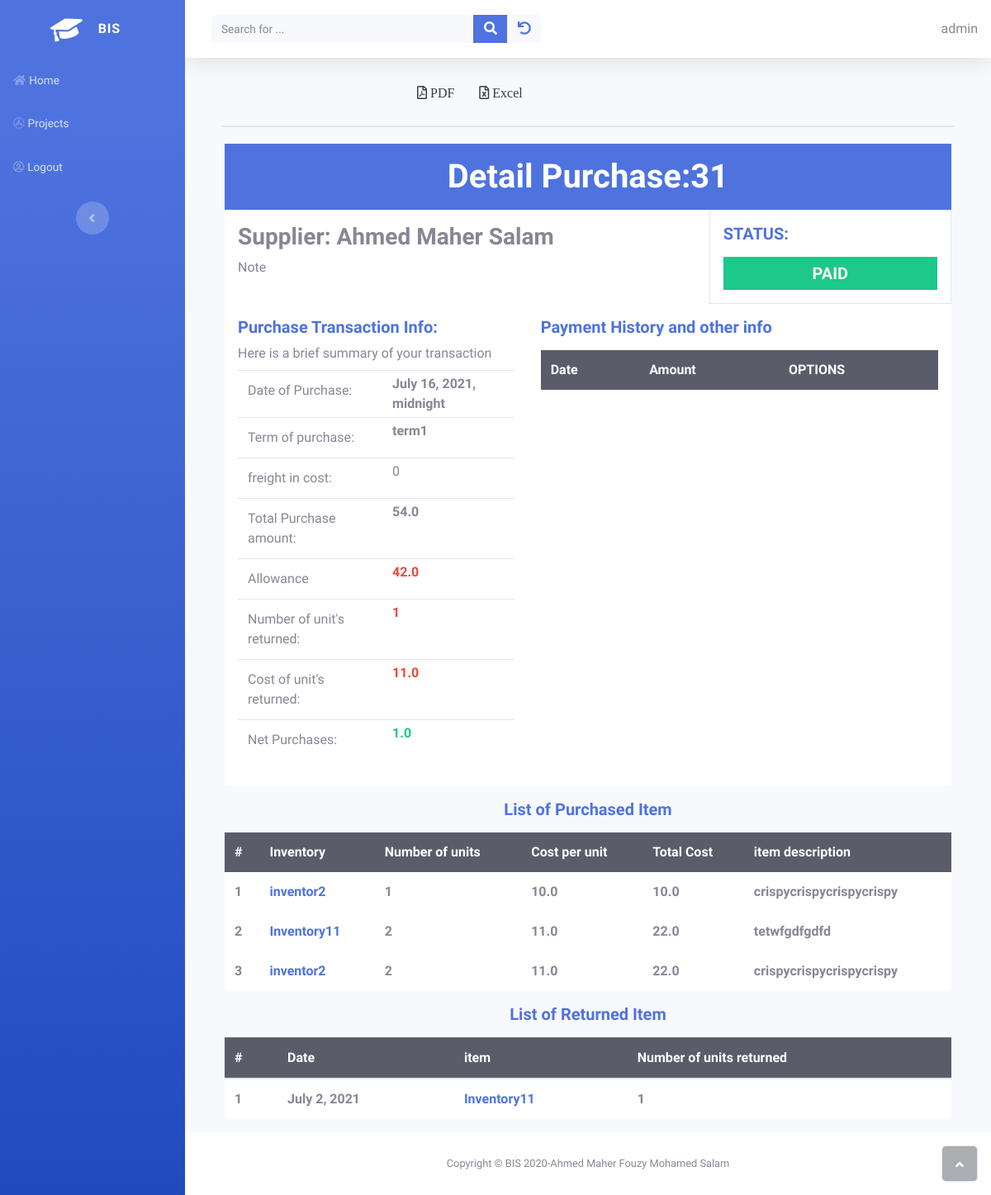
/inventory/detail_purchase/31 (signed in), run on an earlier commit of the app's database.
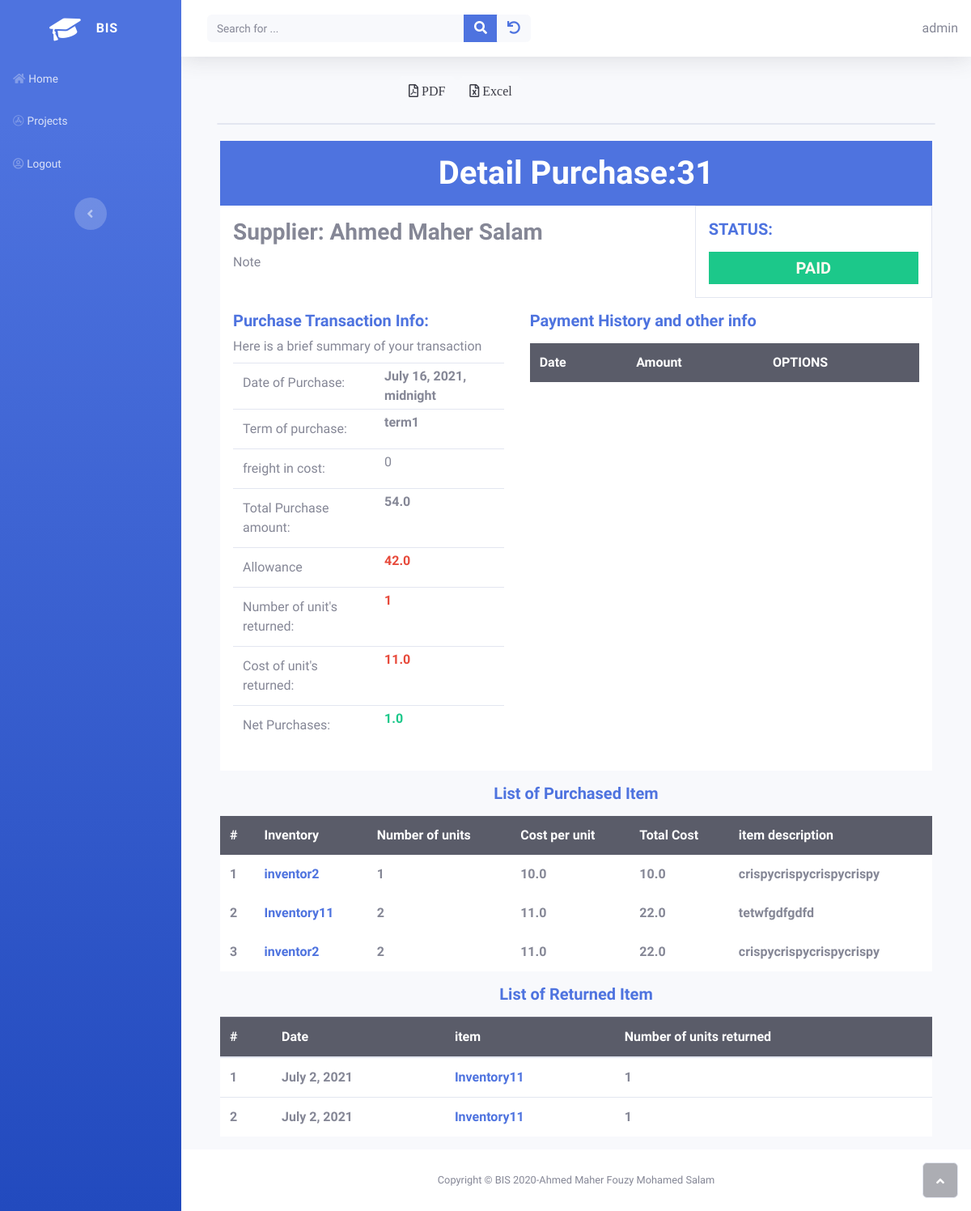
And on a later commit of the database.
### inventory/models.py (models this page shows, shortened)
class InventoryPrice(models.Model):
    inventory = models.ForeignKey(Inventory, on_delete=models.CASCADE)
    cost_per_unit = models.FloatField()
    number_of_unit = models.PositiveIntegerField()
    purchase_inventory = models.ForeignKey(PurchaseInventory, on_delete=models.CASCADE)
    @property
    def total_cost(self):
        return self.cost_per_unit * self.number_of_unit

class Inventory(models.Model):
    owner = models.ForeignKey(get_user_model(), on_delete=models.CASCADE)
    item_name = models.CharField(max_length=250)
    description = models.TextField(
        null= True,
        blank= True
    )
    general_ledeger_account = models.ForeignKey('sole_proprietorship.Accounts',on_delete=models.CASCADE)
    def __str__(self):
        return self.item_name

class InventoryReturn(models.Model):
    inventory_price = models.ForeignKey(InventoryPrice, on_delete=models.CASCADE)
    date = models.DateField()
    num_returned = models.PositiveIntegerField()

### inventory/views.py (the view)
# urls.py: path('detail_purchase/<int:pk>' , views.DetailPurchaseInventoryView.as_view() , name="detail_purchase") ,
class DetailPurchaseInventoryView(OwnerDetailView):
    model = PurchaseInventory
    template_name = "inventory/purchase_detail.html"

### home/owner.py (called while the page is built)
    def get_queryset(self):
        qs = super().get_queryset()
        return qs.filter(owner=self.request.user)

### inventory/models.py (called while the page is built)
    def __str__(self):
        return self.config

### suppliers/models.py (called while the page is built)
    @property
    def full_name(self):
        return '%s %s %s' % (self.first_name, self.middle_name , self.last_name)

    def __str__(self):
        return self.full_name

### inventory/templates/inventory/purchase_detail.html (shortened to what this page needs)
{% extends "home/base.html" %}
{% block content %}
<div class="d-grid gap-2 col-6 mx-auto">
  <button class="btn btn-light" type="button" onclick="printMe()"><i class="far fa-file-pdf"> PDF</i></button>
  <button class="btn btn-light" type="button"><i class="far fa-file-excel"> Excel</i></button>
</div>
<div class="invoice-receipt">
  {% include 'inventory/purchase_detail_abstract.html'%}
</div>
{% endblock %}

### inventory/templates/inventory/purchase_detail_abstract.html (shortened to what the changed rows need)
<div class="container" id="contentHistoriasOm">
    <section id="subirOm" class="pb-3">
        <div class="row p-0 m-0">
            <div class="col p-0 m-0">
                <div class="row bg-white mx-auto">
                    <div class="col-12 p-0 m-0 bg-primary">
                        <h1 class="text-center text-white p-0 m-0 display-5 pt-3 pb-3"><strong>Detail Purchase:{{ purchaseinventory.pk }}</strong></h1>
                    </div>
                </div>
            </div>
        </div>
        <div class="row p-0 m-0">
            <div class="col-lg-4 col-xl-7 p-0 m-0 p-3 bg-info mx-auto" style="background-color:white!important">
                <div class="table-responsive">
                    <table class="table table-hover table-borderless">
                        <thead class="table-dark">
                            <tr>
                                <th>Date</th>
                                <th>Amount</th>
                                <th>OPTIONS</th>
                            </tr>
                        </thead>
                    </table>
                </div>
            </div>
        </div>
    </section>
    <section >
        <div>
            <table class="table table-hover table-borderless">
                <thead class="table-dark">
                    <tr>
                        <th>#</th>
                        <th>Inventory</th>
                        <th>Number of units</th>
                        <th>Cost per unit </th>
                        <th>Total Cost </th>
                        <th>item description </th>
                    </tr>
                </thead>
                <tbody style="background-color:white">
                    {% for price in purchaseinventory.inventoryprice_set.all %}
                        <tr>
                            <td><strong>{{ forloop.counter }}</strong></td>
                            <td><strong><a href="{% url "inventory:detail_inventory" price.inventory.id %}" target="blank">{{ price.inventory }}</a></strong></td>
                            <td><strong>{{ price.number_of_unit}}</strong></td>
                            <td><strong>{{ price.cost_per_unit}}</strong></td>
                            <td><strong>{{ price.total_cost}}</strong></td>
                            <td><strong>{{ price.inventory.description|truncatechars:125 }}</strong></td>
                        </tr>
                    {% endfor %}
                </tbody>
            </table>
        </div>
    </section>
     {% if  purchaseinventory.num_returend >= 1 %}
     <section >
        <div>
            <table class="table">
                <thead class="table-dark">
                    <tr>
                        <th>#</th>
                        <th>Date</th>
                        <th>item</th>
                        <th>Number of units returned </th>
                    </tr>
                </thead>
                <tbody style="background-color:white">
                    {% for inventoryprice in purchaseinventory.inventoryprice_set.all %}
                        {% for return in inventoryprice.inventoryreturn_set.all %}
                        <tr>
                            <td><strong>{{ forloop.counter }}</strong></td>
                            <td><strong>{{  return.date }}</strong></td>
                            <td><strong><a href="{% url "inventory:detail_inventory" inventoryprice.inventory.id %}" target="blank">{{ inventoryprice.inventory }}</a></strong></td>
                            <td><strong>{{ return.num_returned }}</strong></td>
                        </tr>
                        {% endfor %}
                    {% endfor %}
                </tbody>
            </table>
        </div>
    </section>
    {% endif %}
</div>

What changed in the data, as far as the page shows it:
added InventoryReturn: date "July 2, 2021", {{ inventoryprice.inventory }} "Inventory11", num_returned "1", shown under InventoryPrice "Inventory11"
